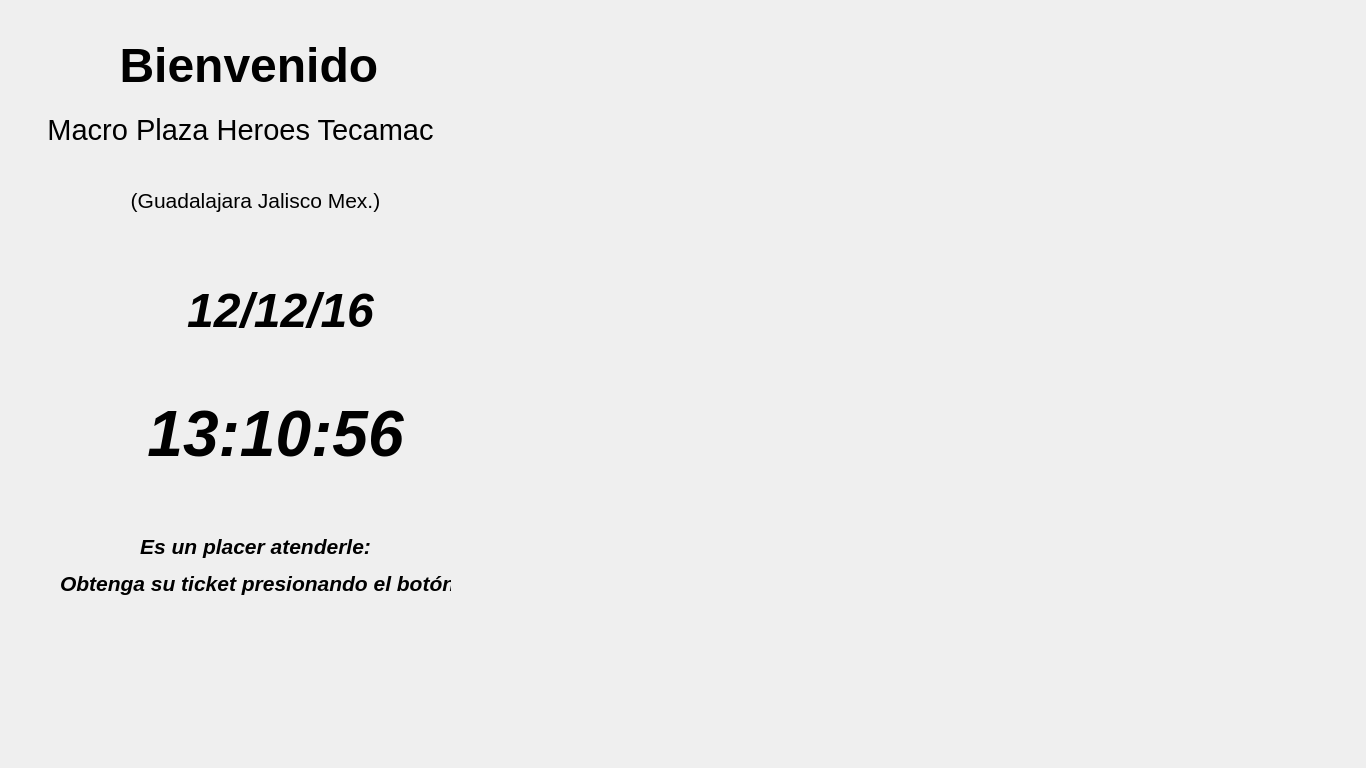
<?xml version="1.0" encoding="UTF-8"?>
<ui version="4.0">
 <class>ventanaAcceso</class>
 <widget class="QDialog" name="ventanaAcceso">
  <property name="enabled">
   <bool>true</bool>
  </property>
  <property name="geometry">
   <rect>
    <x>0</x>
    <y>0</y>
    <width>1366</width>
    <height>768</height>
   </rect>
  </property>
  <property name="windowTitle">
   <string>ACCESO</string>
  </property>
  <widget class="QLabel" name="label">
   <property name="geometry">
    <rect>
     <x>110</x>
     <y>20</y>
     <width>291</width>
     <height>91</height>
    </rect>
   </property>
   <property name="font">
    <font>
     <pointsize>24</pointsize>
     <weight>75</weight>
     <bold>true</bold>
    </font>
   </property>
   <property name="text">
    <string>&lt;html&gt;&lt;head/&gt;&lt;body&gt;&lt;p align=&quot;center&quot;&gt;&lt;span style=&quot; font-size:36pt;&quot;&gt;Bienvenido &lt;/span&gt;&lt;/p&gt;&lt;/body&gt;&lt;/html&gt;</string>
   </property>
  </widget>
  <widget class="QLabel" name="label_2">
   <property name="geometry">
    <rect>
     <x>0</x>
     <y>90</y>
     <width>481</width>
     <height>81</height>
    </rect>
   </property>
   <property name="text">
    <string>&lt;html&gt;&lt;head/&gt;&lt;body&gt;&lt;p align=&quot;center&quot;&gt;&lt;span style=&quot; font-size:22pt;&quot;&gt;Macro Plaza Heroes Tecamac&lt;/span&gt;&lt;/p&gt;&lt;/body&gt;&lt;/html&gt;</string>
   </property>
  </widget>
  <widget class="QLabel" name="label_3">
   <property name="geometry">
    <rect>
     <x>110</x>
     <y>150</y>
     <width>291</width>
     <height>101</height>
    </rect>
   </property>
   <property name="text">
    <string>&lt;html&gt;&lt;head/&gt;&lt;body&gt;&lt;p align=&quot;center&quot;&gt;&lt;span style=&quot; font-size:16pt;&quot;&gt;(Guadalajara Jalisco Mex.)&lt;/span&gt;&lt;/p&gt;&lt;/body&gt;&lt;/html&gt;</string>
   </property>
  </widget>
  <widget class="QLabel" name="label_4">
   <property name="geometry">
    <rect>
     <x>60</x>
     <y>450</y>
     <width>391</width>
     <height>231</height>
    </rect>
   </property>
   <property name="text">
    <string>&lt;html&gt;&lt;head/&gt;&lt;body&gt;&lt;p align=&quot;center&quot;&gt;&lt;span style=&quot; font-size:16pt; font-weight:600; font-style:italic;&quot;&gt;Es un placer atenderle:&lt;/span&gt;&lt;/p&gt;&lt;p align=&quot;center&quot;&gt;&lt;span style=&quot; font-size:16pt; font-weight:600; font-style:italic;&quot;&gt;Obtenga su ticket presionando el botón&lt;/span&gt;&lt;/p&gt;&lt;/body&gt;&lt;/html&gt;</string>
   </property>
  </widget>
  <widget class="QLabel" name="Fecha">
   <property name="geometry">
    <rect>
     <x>70</x>
     <y>270</y>
     <width>421</width>
     <height>81</height>
    </rect>
   </property>
   <property name="font">
    <font>
     <pointsize>16</pointsize>
     <weight>75</weight>
     <italic>true</italic>
     <bold>true</bold>
    </font>
   </property>
   <property name="text">
    <string>&lt;html&gt;&lt;head/&gt;&lt;body&gt;&lt;p align=&quot;center&quot;&gt;&lt;span style=&quot; font-size:36pt;&quot;&gt;12/12/16&lt;/span&gt;&lt;/p&gt;&lt;/body&gt;&lt;/html&gt;</string>
   </property>
  </widget>
  <widget class="QLabel" name="Hora">
   <property name="geometry">
    <rect>
     <x>60</x>
     <y>390</y>
     <width>431</width>
     <height>91</height>
    </rect>
   </property>
   <property name="font">
    <font>
     <pointsize>16</pointsize>
     <weight>75</weight>
     <italic>true</italic>
     <bold>true</bold>
    </font>
   </property>
   <property name="text">
    <string>&lt;html&gt;&lt;head/&gt;&lt;body&gt;&lt;p align=&quot;center&quot;&gt;&lt;span style=&quot; font-size:48pt;&quot;&gt;13:10:56&lt;/span&gt;&lt;/p&gt;&lt;/body&gt;&lt;/html&gt;</string>
   </property>
  </widget>
 </widget>
 <resources/>
 <connections/>
</ui>
